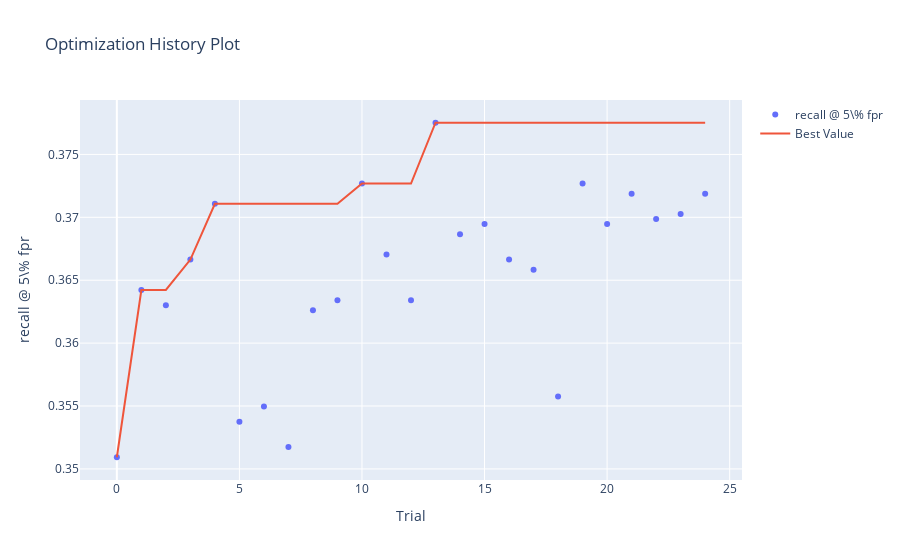

Here is the notebook cell this chart was saved with:
### Code cell
optuna.visualization.plot_optimization_history(study_gb, target_name='recall @ 5\% fpr')

### Figure 1 — Plotly figure (JSON) as saved in the notebook; plotly's stock layout.template omitted (floating-point values rounded to 4 significant figures)
{"data": [{"mode": "markers", "name": "recall @ 5\\% fpr", "type": "scatter", "x": [0, 1, 2, 3, 4, 5, 6, 7, 8, 9, 10, 11, 12, 13, 14, 15, 16, 17, 18, 19, 20, 21, 22, 23, 24], "y": [0.3509, 0.3642, 0.363, 0.3666, 0.3711, 0.3537, 0.355, 0.3517, 0.3626, 0.3634, 0.3727, 0.367, 0.3634, 0.3775, 0.3687, 0.3695, 0.3666, 0.3658, 0.3558, 0.3727, 0.3695, 0.3719, 0.3699, 0.3703, 0.3719]}, {"mode": "lines", "name": "Best Value", "type": "scatter", "x": [0, 1, 2, 3, 4, 5, 6, 7, 8, 9, 10, 11, 12, 13, 14, 15, 16, 17, 18, 19, 20, 21, 22, 23, 24], "y": [0.3509, 0.3642, 0.3642, 0.3666, 0.3711, 0.3711, 0.3711, 0.3711, 0.3711, 0.3711, 0.3727, 0.3727, 0.3727, 0.3775, 0.3775, 0.3775, 0.3775, 0.3775, 0.3775, 0.3775, 0.3775, 0.3775, 0.3775, 0.3775, 0.3775]}, {"marker": {"color": "#cccccc"}, "mode": "markers", "name": "Infeasible Trial", "showlegend": false, "type": "scatter", "x": [], "y": []}], "layout": {"title": {"text": "Optimization History Plot"}, "xaxis": {"title": {"text": "Trial"}}, "yaxis": {"title": {"text": "recall @ 5\\% fpr"}}}}
